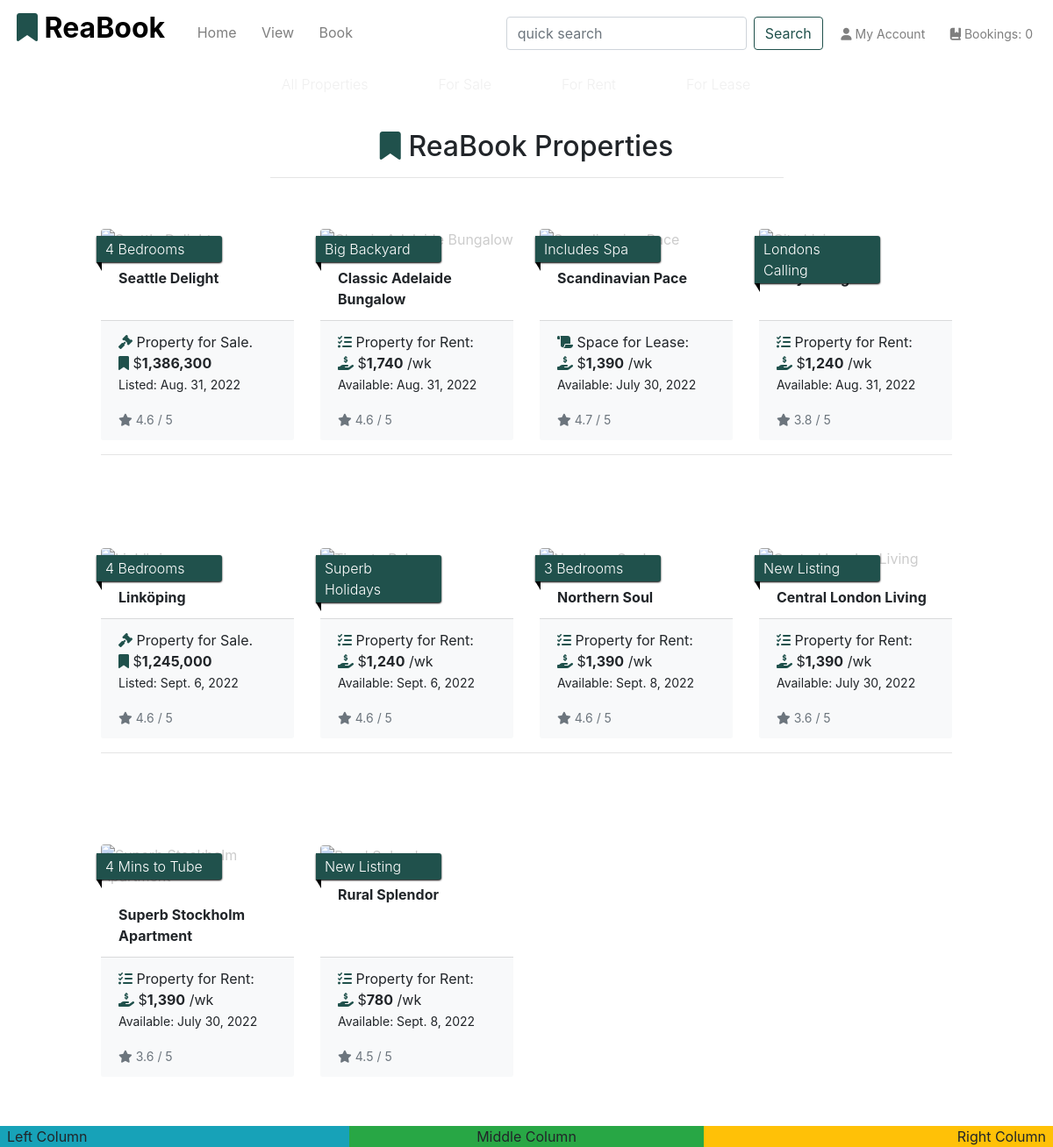
/properties/, run on an earlier commit of the app's database.
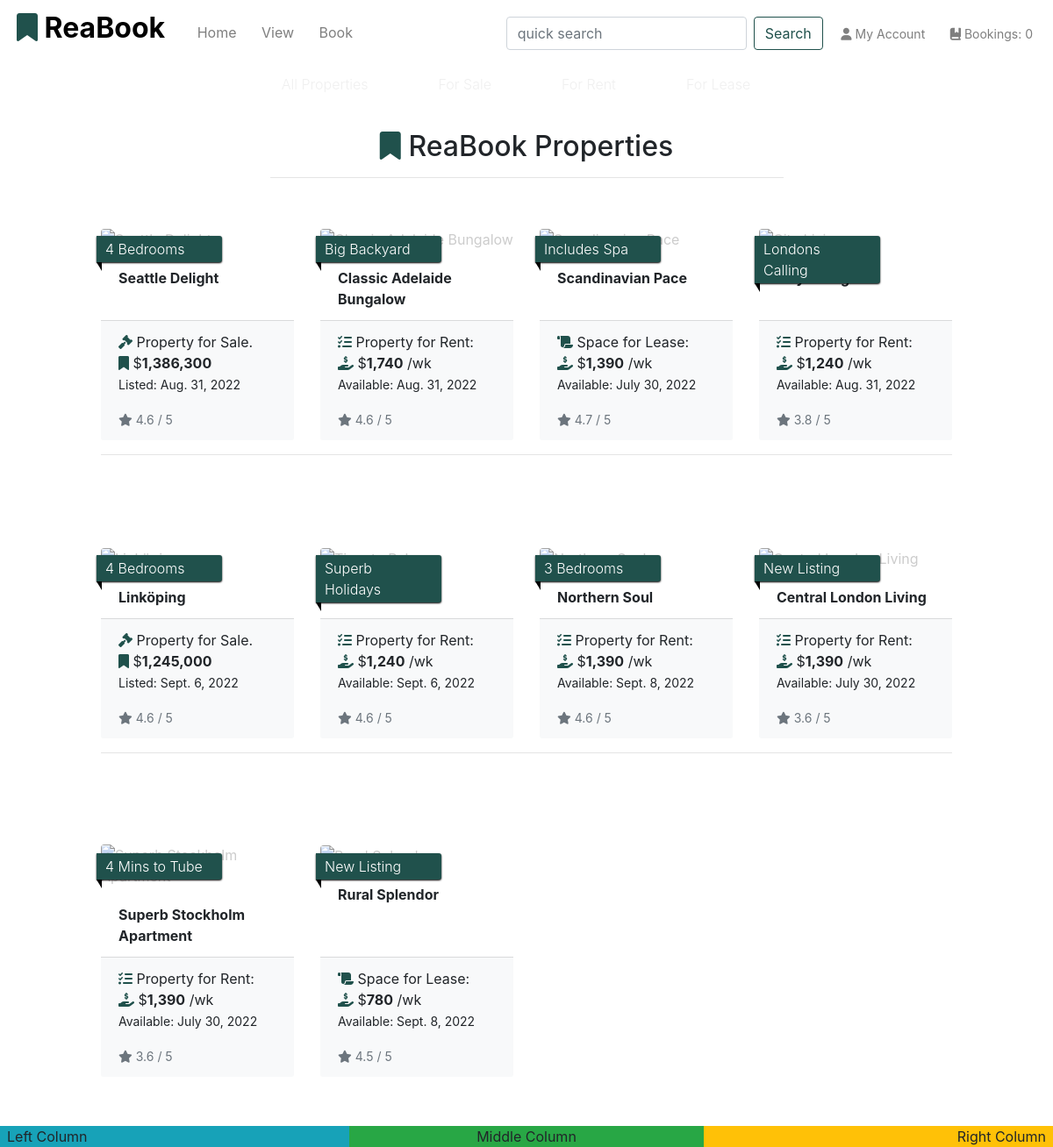
And on a later commit of the database.
### app_properties/models.py (models this page shows, shortened)
class Property(models.Model):
    category = models.ForeignKey(
        'Category', null=True, blank=True, on_delete=models.SET_NULL
        )
    sector = models.ForeignKey(
        'Sector', null=True, blank=True, on_delete=models.SET_NULL
        )
    title_no = models.CharField(max_length=254, null=True, blank=True)
    name = models.CharField(max_length=30)
    ribbon_feature = models.CharField(max_length=20, default="New Listing")
    description = models.TextField()
    sale_price = models.IntegerField(null=False, blank=False, default=1000000)
    rent_pw = models.IntegerField(null=False, blank=False, default=100000)
    rating = models.DecimalField(
        max_digits=3, decimal_places=1, null=True, blank=True
        )
    main_image_url = models.URLField(max_length=1024, null=True, blank=True)
    main_image = models.ImageField(null=True, blank=True)
    bath_image = models.ImageField(null=True, blank=True)
    kitchen_image = models.ImageField(null=True, blank=True)
    bedroom_image = models.ImageField(null=True, blank=True)
    living_image = models.ImageField(null=True, blank=True)
    main_image = models.ImageField(null=True, blank=True)
    bedrooms = models.IntegerField(null=False, blank=False)
    bathrooms = models.IntegerField(null=False, blank=False)
    carports = models.IntegerField(null=False, blank=False)
    land_area = models.IntegerField(null=True, blank=True)
    building_area = models.IntegerField(null=True, blank=True)
    air_conditioning = models.IntegerField(null=False, blank=False)
    unit_no = models.IntegerField(null=True, blank=True)
    house_no = models.IntegerField(null=True, blank=False, default="No.")
    level = models.IntegerField(null=True, blank=True)
    street = models.CharField(max_length=40, null=True, blank=False, default='Street')
    suburb = models.CharField(max_length=40)
    city = models.CharField(max_length=40)
    state = models.CharField(max_length=40, null=True, blank=True)
    country = models.CharField(max_length=40, null=True, blank=True)
    postcode = models.CharField(max_length=10)
    build_date = models.DateField(null=True, blank=True)
    list_date = models.DateField()
    list_duration = models.IntegerField(null=False, blank=False, default=30)
    date_available = models.DateField(null=True, blank=True)
    owner_fname = models.CharField(max_length=254, null=True, blank=False)
    owner_lname = models.CharField(max_length=254, null=True, blank=False)
    class Meta:
        verbose_name_plural = 'Properties'

### app_properties/views.py (the view, shortened to what this page needs)
# urls.py: path('', views.all_properties, name='properties'),
def all_properties(request):
    properties = Property.objects.all()
    query = None
    categories = None
    sectors = None
    context = {
        'properties': properties,
        'search_term': query,
        'current_categories': categories,
        'current_sectors': sectors,
    }
    return render(request, 'properties/properties.html', context)

### app_properties/templates/properties/properties.html (shortened to what this page needs)
{% extends 'base.html' %}
{% load static %}
{% load humanize %}
{% block page_header %}
<div class="container header-container-subpages">
</div>
{% endblock %}
{% block content %}
<div class="container-fluid">
    <div class="row">
        <div class="col text-center mt-4">
            <h2 class="logo-font"><i class="fas fa-bookmark reabook-logo"></i> ReaBook Properties</h2>
            <hr class="w-50 mb-2">
        </div>
    </div>
    <div class="row">
        <div class="product-container col-10 offset-1">
            <div class="row">
                {% for prop in properties %}
                <div class="col-sm-6 col-md-6 col-lg-4 col-xl-3">
                    <div class="card property-card h-100 border-0">
                        <p class="ribbon font-weight-light">{{ prop.ribbon_feature }}</p>
                        {% if prop.main_image %}
                        <a href="{% url 'property_detail' prop.id %}">
                        </a>
                        {% else %}
                        <a href="{% url 'property_detail' prop.id %}">
                            <img class="card-img-top img-fluid rounded" src="https://res.cloudinary.com/yodakode/image/upload/v1661942864/ReaBook/noimage_448px_fwcaik.jpg" alt="{{ prop.name }}">
                        </a>
                        {% endif %}
                        <div class="card-body pb-2">
                            <p class="mb-0 font-weight-bold">{{ prop.name }}</p>
                        </div>
                        <div class="card-footer bg-light mt-1 bt-1 text-left">
                            <div class="row">
                                <div class="col">
                                    <p class="lead mb-0 text-left font-weight-bold">
                                        {% if prop.category.pk == 1 %}
                                            <p class="fw-lighter fs-5"><i class="fas fa-gavel reabook-logo"></i> Property for Sale.
                                                <br><i class="fas fa-bookmark reabook-logo"></i> $<strong>{{ prop.sale_price|intcomma }}</strong>
                                                <br><small>Listed: {{ prop.list_date }}</small></p>
                                            </p>
                                        {% elif prop.category.pk == 2 %}
                                            <p class="fw-lighter fs-6"><i class="fas fa-tasks reabook-logo"></i> Property for Rent:
                                                <br><i class="fas fa-hand-holding-usd reabook-logo"></i> $<strong>{{ prop.rent_pw|intcomma }}</strong> /wk
                                                <br><small>Available: {{ prop.date_available }}</small></p>
                                        {% else %}
                                            <p class="fw-lighter fs-6"><i class="fa-solid fa-scroll reabook-logo"></i> Space for Lease:
                                                <br><i class="fas fa-hand-holding-usd reabook-logo"></i> $<strong>{{ prop.rent_pw|intcomma }}</strong> /wk
                                                <br><small>Available: {{ prop.date_available }}</small></p>
                                        {% endif %}
                                    </p>
                                    {% if prop.rating %}
                                    <small class="text-muted"><i class="fas fa-star mr-1"></i>{{ prop.rating }} / 5</small>
                                    {% else %}
                                    <small class="text-muted">Not Rating Yet</small>
                                    {% endif %}
                                </div>
                            </div>
                        </div>
                    </div>
                </div>
                {% if forloop.counter|divisibleby:4 %}
                    <div class="col-12 d-none d-xl-block mb-5">
                        <hr>
                    </div>
                {% endif %}
                {% endfor %}
            </div>
        </div>
    </div>
</div>
{% endblock %}

What changed in the data, as far as the page shows it:
changed Property "Rural Splendor": category_id "Property for Rent:" → "Space for Lease:"
